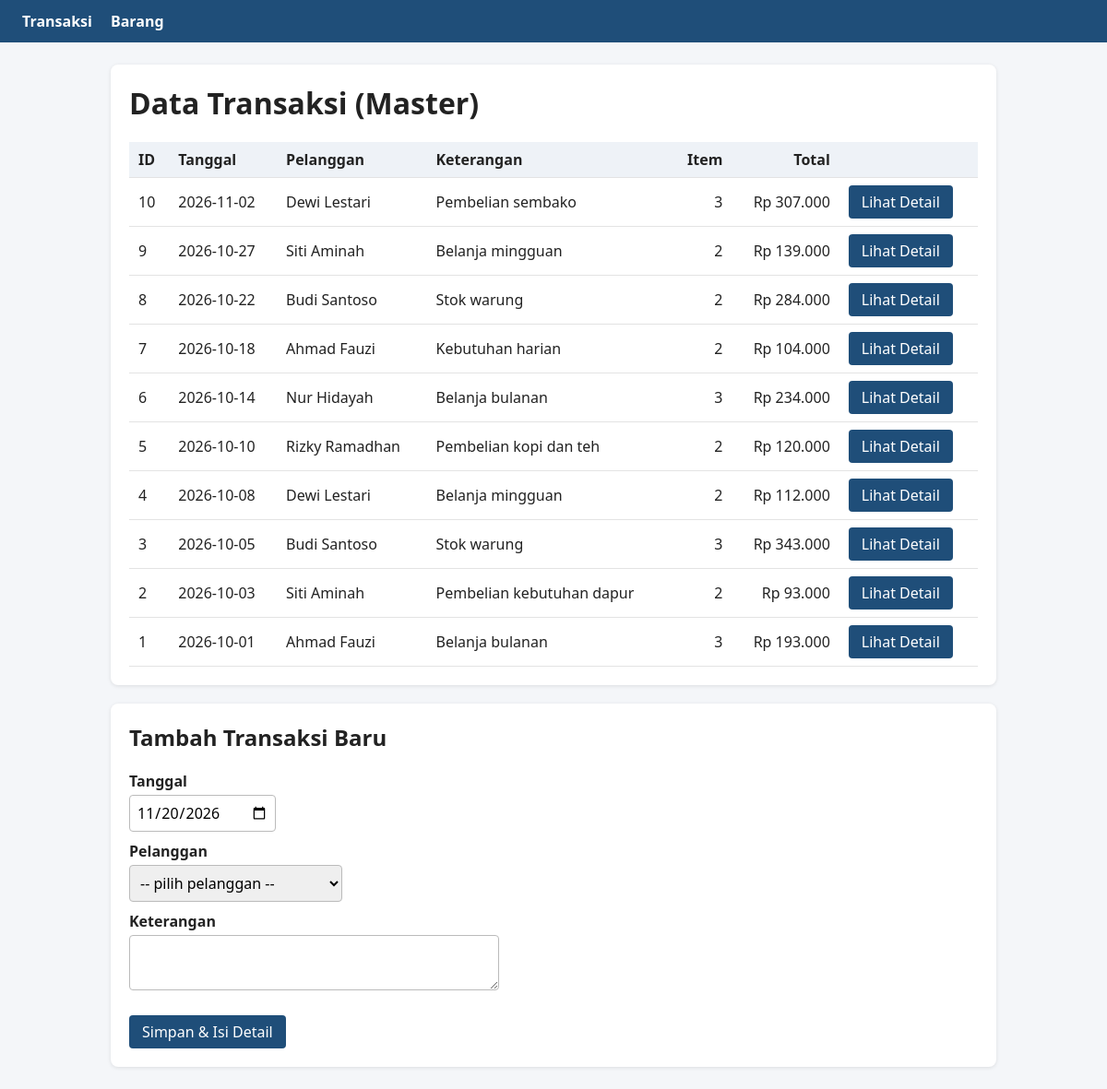
Screenshot of /Modul-6/25-113_Abdul_Rahman_Malik/data_penjualan/index.php with the database file from the repository.
### tables this page shows
CREATE TABLE transaksi (
  id               INT AUTO_INCREMENT PRIMARY KEY,
  waktu_transaksi  DATE NOT NULL,
  keterangan       TEXT,
  total            INT NOT NULL DEFAULT 0,
  pelanggan_id     VARCHAR(20) NOT NULL,
  CONSTRAINT fk_transaksi_pelanggan FOREIGN KEY (pelanggan_id)
    REFERENCES pelanggan(id) ON DELETE RESTRICT ON UPDATE CASCADE
);

CREATE TABLE pelanggan (
  id            VARCHAR(20) PRIMARY KEY,
  nama          VARCHAR(100) NOT NULL,
  jenis_kelamin ENUM('L','P') NOT NULL,
  telp          VARCHAR(12),
  alamat        TEXT
);

### Modul-6/25-113_Abdul_Rahman_Malik/data_penjualan/index.php (the view, shortened to what this page needs)
<?php
require 'koneksi.php';
$transaksi = $koneksi->query(
  "SELECT t.id, t.waktu_transaksi, t.keterangan, t.total, p.nama AS pelanggan,
          COUNT(d.barang_id) AS jml_item
   FROM transaksi t
   JOIN pelanggan p ON p.id = t.pelanggan_id
   LEFT JOIN transaksi_detail d ON d.transaksi_id = t.id
   GROUP BY t.id ORDER BY t.id DESC");
header_html('Data Transaksi');
?>
<div class="card">
  <h1>Data Transaksi (Master)</h1>
  <table>
    <tr><th>ID</th><th>Tanggal</th><th>Pelanggan</th><th>Keterangan</th><th class="r">Item</th><th class="r">Total</th><th></th></tr>
    <?php while ($r = $transaksi->fetch_assoc()): ?>
    <tr>
      <td><?= $r['id'] ?></td>
      <td><?= e($r['waktu_transaksi']) ?></td>
      <td><?= e($r['pelanggan']) ?></td>
      <td><?= e($r['keterangan']) ?></td>
      <td class="r"><?= $r['jml_item'] ?></td>
      <td class="r"><?= rupiah($r['total']) ?></td>
      <td><a class="btn" href="detail.php?id=<?= $r['id'] ?>">Lihat Detail</a></td>
    </tr>
    <?php endwhile; ?>
  </table>
</div>
<div class="card">
  <h2>Tambah Transaksi Baru</h2>
  <form method="post">
    <label>Tanggal</label>
    <input type="date" name="waktu_transaksi" value="<?= date('Y-m-d') ?>" required>
    <label>Pelanggan</label>
    <select name="pelanggan_id" required>
      <option value="">-- pilih pelanggan --</option>
    </select>
    <label>Keterangan</label>
    <textarea name="keterangan" rows="2" cols="40"></textarea><br><br>
    <button class="btn" type="submit">Simpan &amp; Isi Detail</button>
  </form>
</div>
<?php footer_html();

### Modul-6/25-113_Abdul_Rahman_Malik/data_penjualan/koneksi.php (shortened to what this page needs)
<?php
function e($s) { return htmlspecialchars((string)$s, ENT_QUOTES, 'UTF-8'); }
function rupiah($n) { return 'Rp ' . number_format((int)$n, 0, ',', '.'); }
function header_html($judul) { ?>
<!DOCTYPE html>
<html lang="id"><head><meta charset="UTF-8">
</head><body>
<nav><a href="index.php">Transaksi</a><a href="barang.php">Barang</a></nav>
<div class="wrap">
<?php }
function footer_html() { echo '</div></body></html>'; }

### Modul-6/25-113_Abdul_Rahman_Malik/data_penjualan/koneksi.php (style rules this page uses)
body { font-family:Segoe UI,Arial,sans-serif;margin:0;background:#f4f6f9;color:#222 }
nav { background:#1f4e79;padding:12px 24px }
nav a { color:#fff;text-decoration:none;margin-right:20px;font-weight:600 }
.wrap { max-width:960px;margin:24px auto;padding:0 16px }
.card { background:#fff;border-radius:8px;padding:20px;margin-bottom:20px;box-shadow:0 1px 4px rgba(0,0,0,.1) }
h1,h2 { margin-top:0 }
table { width:100%;border-collapse:collapse }
th,td { padding:8px 10px;border-bottom:1px solid #e3e3e3;text-align:left }
th { background:#eef2f7 }
td.r,th.r { text-align:right }
input,select,textarea { padding:7px;border:1px solid #bbb;border-radius:4px;font:inherit }
label { display:block;margin:10px 0 4px;font-weight:600 }
.btn { display:inline-block;padding:7px 14px;border:0;border-radius:4px;background:#1f4e79;color:#fff;cursor:pointer;text-decoration:none;font:inherit }

### rows the page displays
transaksi: id "10", waktu_transaksi "2026-11-02", pelanggan.nama "Dewi Lestari", keterangan "Pembelian sembako", jml_item "3", total "Rp 307.000"
transaksi: id "9", waktu_transaksi "2026-10-27", pelanggan.nama "Siti Aminah", keterangan "Belanja mingguan", jml_item "2", total "Rp 139.000"
transaksi: id "8", waktu_transaksi "2026-10-22", pelanggan.nama "Budi Santoso", keterangan "Stok warung", jml_item "2", total "Rp 284.000"
transaksi: id "7", waktu_transaksi "2026-10-18", pelanggan.nama "Ahmad Fauzi", keterangan "Kebutuhan harian", jml_item "2", total "Rp 104.000"
transaksi: id "6", waktu_transaksi "2026-10-14", pelanggan.nama "Nur Hidayah", keterangan "Belanja bulanan", jml_item "3", total "Rp 234.000"
transaksi: id "5", waktu_transaksi "2026-10-10", pelanggan.nama "Rizky Ramadhan", keterangan "Pembelian kopi dan teh", jml_item "2", total "Rp 120.000"
transaksi: id "4", waktu_transaksi "2026-10-08", pelanggan.nama "Dewi Lestari", keterangan "Belanja mingguan", jml_item "2", total "Rp 112.000"
transaksi: id "3", waktu_transaksi "2026-10-05", pelanggan.nama "Budi Santoso", keterangan "Stok warung", jml_item "3", total "Rp 343.000"
transaksi: id "2", waktu_transaksi "2026-10-03", pelanggan.nama "Siti Aminah", keterangan "Pembelian kebutuhan dapur", jml_item "2", total "Rp 93.000"
transaksi: id "1", waktu_transaksi "2026-10-01", pelanggan.nama "Ahmad Fauzi", keterangan "Belanja bulanan", jml_item "3", total "Rp 193.000"
